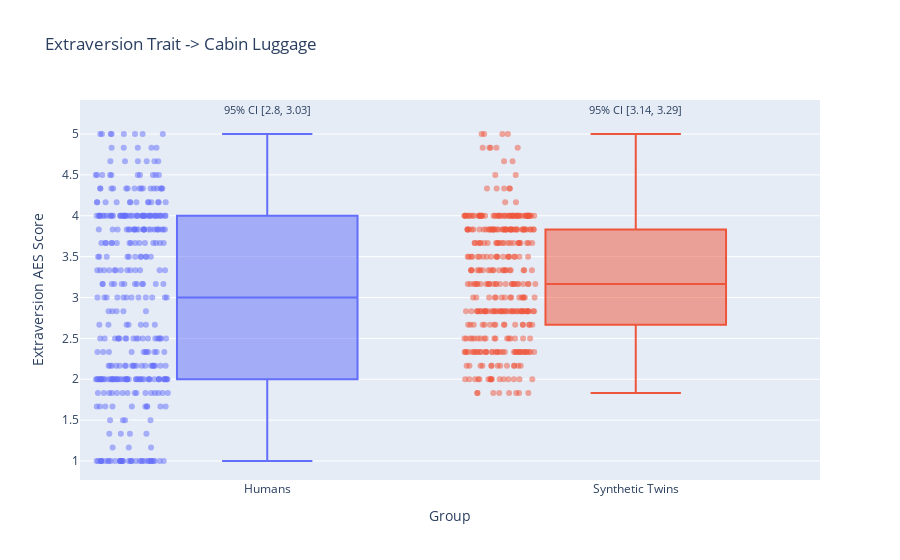
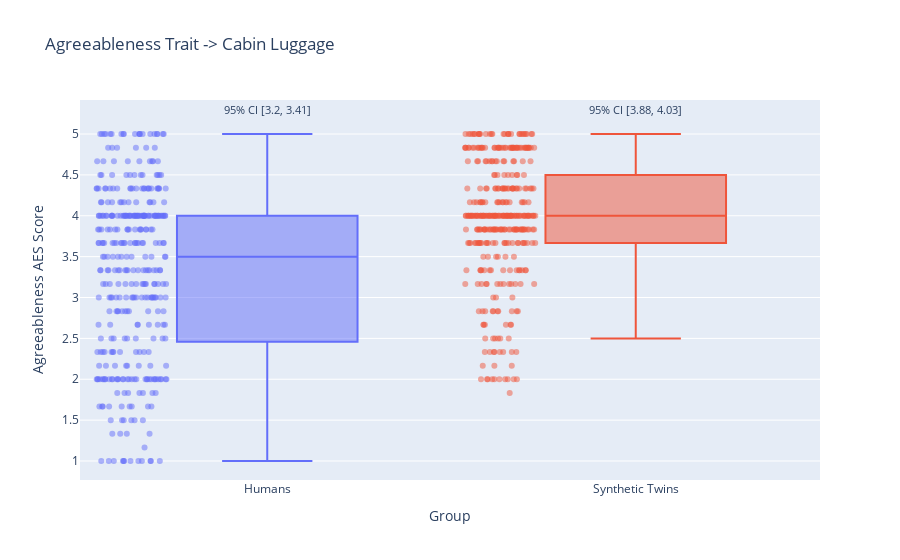
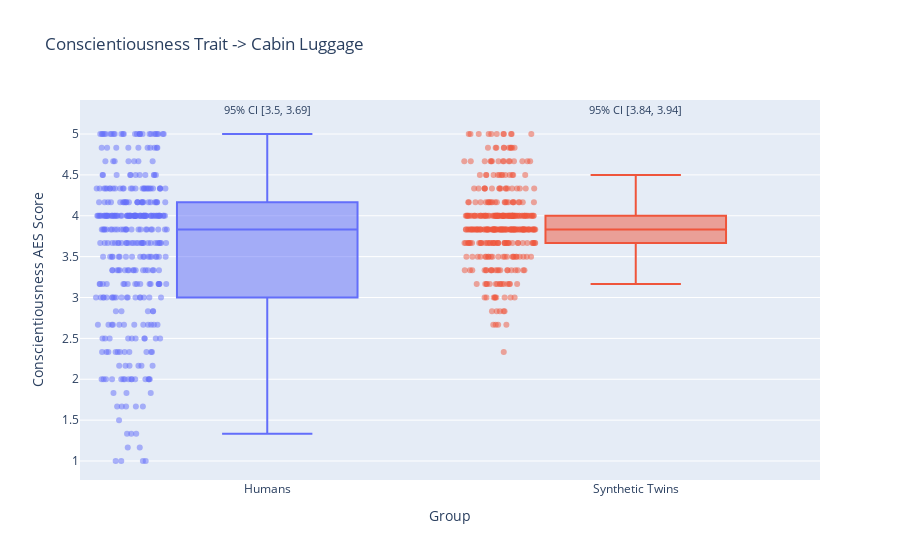
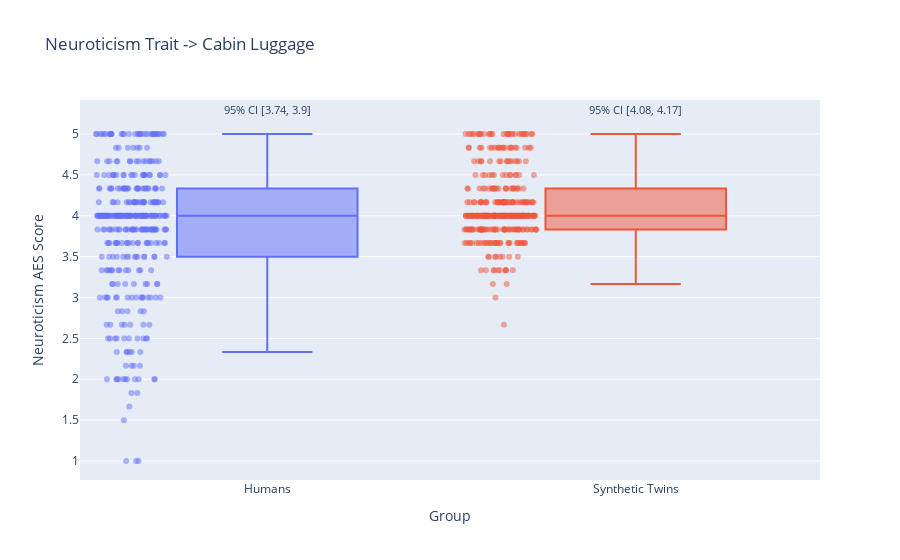

These figures' notebook cell, in order:
### Markdown cell above
<h2> Cabin luggage: Box Plot</h2>

### Code cell
plot_trait_boxplots_by_product("raw_aes_1_", "Cabin Luggage")

### Figure 1 — Plotly figure (JSON) as saved in the notebook; plotly's stock layout.template omitted (floating-point values rounded to 4 significant figures; data arrays with more than 128 entries replaced by an {"elided": "..."} marker saying what was removed)
{"data": [{"alignmentgroup": "True", "boxpoints": "all", "hovertemplate": "Group=%{x}<br>Extraversion AES Score=%{y}<extra></extra>", "jitter": 0.4, "legendgroup": "Humans", "marker": {"color": "#636efa", "opacity": 0.5, "size": 6}, "name": "Humans", "notched": false, "offsetgroup": "Humans", "orientation": "v", "showlegend": true, "type": "box", "x": {"elided": "373 str values"}, "x0": " ", "xaxis": "x", "y": {"elided": "373 float values"}, "y0": " ", "yaxis": "y"}, {"alignmentgroup": "True", "boxpoints": "all", "hovertemplate": "Group=%{x}<br>Extraversion AES Score=%{y}<extra></extra>", "jitter": 0.4, "legendgroup": "Synthetic Twins", "marker": {"color": "#EF553B", "opacity": 0.5, "size": 6}, "name": "Synthetic Twins", "notched": false, "offsetgroup": "Synthetic Twins", "orientation": "v", "showlegend": true, "type": "box", "x": {"elided": "373 str values"}, "x0": " ", "xaxis": "x", "y": {"elided": "373 float values"}, "y0": " ", "yaxis": "y"}], "layout": {"annotations": [{"font": {"size": 11}, "showarrow": false, "text": "95% CI [2.8, 3.03]", "x": "Humans", "xanchor": "center", "y": 5.3}, {"font": {"size": 11}, "showarrow": false, "text": "95% CI [3.14, 3.29]", "x": "Synthetic Twins", "xanchor": "center", "y": 5.3}], "boxmode": "overlay", "legend": {"title": {"text": "Group"}, "tracegroupgap": 0}, "showlegend": false, "title": {"text": "Extraversion Trait -> Cabin Luggage"}, "xaxis": {"anchor": "y", "categoryarray": ["Humans", "Synthetic Twins"], "categoryorder": "array", "domain": [0, 1], "title": {"text": "Group"}}, "yaxis": {"anchor": "x", "domain": [0, 1], "title": {"text": "Extraversion AES Score"}}}}

### Figure 2 — Plotly figure (JSON) as saved in the notebook; plotly's stock layout.template omitted (floating-point values rounded to 4 significant figures; data arrays with more than 128 entries replaced by an {"elided": "..."} marker saying what was removed)
{"data": [{"alignmentgroup": "True", "boxpoints": "all", "hovertemplate": "Group=%{x}<br>Agreeableness AES Score=%{y}<extra></extra>", "jitter": 0.4, "legendgroup": "Humans", "marker": {"color": "#636efa", "opacity": 0.5, "size": 6}, "name": "Humans", "notched": false, "offsetgroup": "Humans", "orientation": "v", "showlegend": true, "type": "box", "x": {"elided": "373 str values"}, "x0": " ", "xaxis": "x", "y": {"elided": "373 float values"}, "y0": " ", "yaxis": "y"}, {"alignmentgroup": "True", "boxpoints": "all", "hovertemplate": "Group=%{x}<br>Agreeableness AES Score=%{y}<extra></extra>", "jitter": 0.4, "legendgroup": "Synthetic Twins", "marker": {"color": "#EF553B", "opacity": 0.5, "size": 6}, "name": "Synthetic Twins", "notched": false, "offsetgroup": "Synthetic Twins", "orientation": "v", "showlegend": true, "type": "box", "x": {"elided": "373 str values"}, "x0": " ", "xaxis": "x", "y": {"elided": "373 float values"}, "y0": " ", "yaxis": "y"}], "layout": {"annotations": [{"font": {"size": 11}, "showarrow": false, "text": "95% CI [3.2, 3.41]", "x": "Humans", "xanchor": "center", "y": 5.3}, {"font": {"size": 11}, "showarrow": false, "text": "95% CI [3.88, 4.03]", "x": "Synthetic Twins", "xanchor": "center", "y": 5.3}], "boxmode": "overlay", "legend": {"title": {"text": "Group"}, "tracegroupgap": 0}, "showlegend": false, "title": {"text": "Agreeableness Trait -> Cabin Luggage"}, "xaxis": {"anchor": "y", "categoryarray": ["Humans", "Synthetic Twins"], "categoryorder": "array", "domain": [0, 1], "title": {"text": "Group"}}, "yaxis": {"anchor": "x", "domain": [0, 1], "title": {"text": "Agreeableness AES Score"}}}}

### Figure 3 — Plotly figure (JSON) as saved in the notebook; plotly's stock layout.template omitted (floating-point values rounded to 4 significant figures; data arrays with more than 128 entries replaced by an {"elided": "..."} marker saying what was removed)
{"data": [{"alignmentgroup": "True", "boxpoints": "all", "hovertemplate": "Group=%{x}<br>Conscientiousness AES Score=%{y}<extra></extra>", "jitter": 0.4, "legendgroup": "Humans", "marker": {"color": "#636efa", "opacity": 0.5, "size": 6}, "name": "Humans", "notched": false, "offsetgroup": "Humans", "orientation": "v", "showlegend": true, "type": "box", "x": {"elided": "373 str values"}, "x0": " ", "xaxis": "x", "y": {"elided": "373 float values"}, "y0": " ", "yaxis": "y"}, {"alignmentgroup": "True", "boxpoints": "all", "hovertemplate": "Group=%{x}<br>Conscientiousness AES Score=%{y}<extra></extra>", "jitter": 0.4, "legendgroup": "Synthetic Twins", "marker": {"color": "#EF553B", "opacity": 0.5, "size": 6}, "name": "Synthetic Twins", "notched": false, "offsetgroup": "Synthetic Twins", "orientation": "v", "showlegend": true, "type": "box", "x": {"elided": "373 str values"}, "x0": " ", "xaxis": "x", "y": {"elided": "373 float values"}, "y0": " ", "yaxis": "y"}], "layout": {"annotations": [{"font": {"size": 11}, "showarrow": false, "text": "95% CI [3.5, 3.69]", "x": "Humans", "xanchor": "center", "y": 5.3}, {"font": {"size": 11}, "showarrow": false, "text": "95% CI [3.84, 3.94]", "x": "Synthetic Twins", "xanchor": "center", "y": 5.3}], "boxmode": "overlay", "legend": {"title": {"text": "Group"}, "tracegroupgap": 0}, "showlegend": false, "title": {"text": "Conscientiousness Trait -> Cabin Luggage"}, "xaxis": {"anchor": "y", "categoryarray": ["Humans", "Synthetic Twins"], "categoryorder": "array", "domain": [0, 1], "title": {"text": "Group"}}, "yaxis": {"anchor": "x", "domain": [0, 1], "title": {"text": "Conscientiousness AES Score"}}}}

### Figure 4 — Plotly figure (JSON) as saved in the notebook; plotly's stock layout.template omitted (floating-point values rounded to 4 significant figures; data arrays with more than 128 entries replaced by an {"elided": "..."} marker saying what was removed)
{"data": [{"alignmentgroup": "True", "boxpoints": "all", "hovertemplate": "Group=%{x}<br>Neuroticism AES Score=%{y}<extra></extra>", "jitter": 0.4, "legendgroup": "Humans", "marker": {"color": "#636efa", "opacity": 0.5, "size": 6}, "name": "Humans", "notched": false, "offsetgroup": "Humans", "orientation": "v", "showlegend": true, "type": "box", "x": {"elided": "373 str values"}, "x0": " ", "xaxis": "x", "y": {"elided": "373 float values"}, "y0": " ", "yaxis": "y"}, {"alignmentgroup": "True", "boxpoints": "all", "hovertemplate": "Group=%{x}<br>Neuroticism AES Score=%{y}<extra></extra>", "jitter": 0.4, "legendgroup": "Synthetic Twins", "marker": {"color": "#EF553B", "opacity": 0.5, "size": 6}, "name": "Synthetic Twins", "notched": false, "offsetgroup": "Synthetic Twins", "orientation": "v", "showlegend": true, "type": "box", "x": {"elided": "373 str values"}, "x0": " ", "xaxis": "x", "y": {"elided": "373 float values"}, "y0": " ", "yaxis": "y"}], "layout": {"annotations": [{"font": {"size": 11}, "showarrow": false, "text": "95% CI [3.74, 3.9]", "x": "Humans", "xanchor": "center", "y": 5.3}, {"font": {"size": 11}, "showarrow": false, "text": "95% CI [4.08, 4.17]", "x": "Synthetic Twins", "xanchor": "center", "y": 5.3}], "boxmode": "overlay", "legend": {"title": {"text": "Group"}, "tracegroupgap": 0}, "showlegend": false, "title": {"text": "Neuroticism Trait -> Cabin Luggage"}, "xaxis": {"anchor": "y", "categoryarray": ["Humans", "Synthetic Twins"], "categoryorder": "array", "domain": [0, 1], "title": {"text": "Group"}}, "yaxis": {"anchor": "x", "domain": [0, 1], "title": {"text": "Neuroticism AES Score"}}}}
